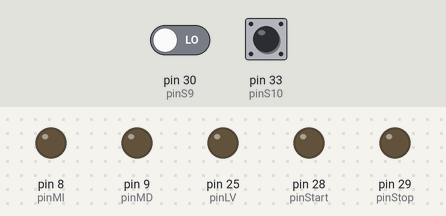
The sketch below on a simulated Arduino Mega 2560, built with avr-gcc and run on an emulated ATmega2560. On the bench: output pins drawn as LEDs (lit = HIGH). Inputs (shaded band) come from the test bench; at power-on: pin 30 (pinS9) LOW, pin 33 (pinS10) LOW.

Above: at 1.2 s.
1.3 s: pin 30 (pinS9) driven HIGH
At 3.5 s:
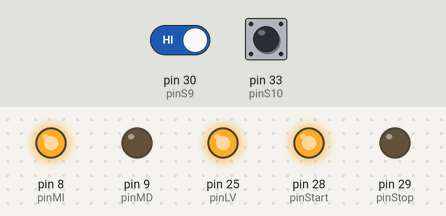
3.8 s: pin 33 (pinS10) pulsed HIGH 5 times (0.12 s each, 0.3 s apart)
At 4.8 s:
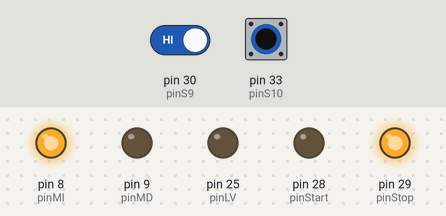
At 5.9 s:
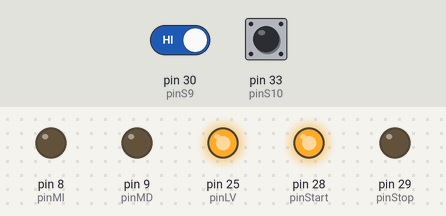
Timing chart, 0 to 7.6 s (numbered marks = the images above; inputs shaded):
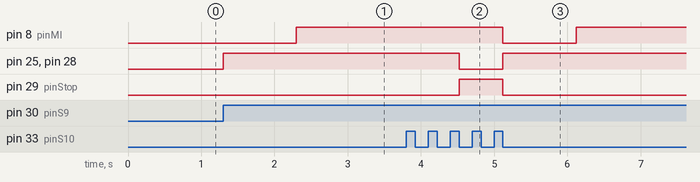

Measured:
- after the input at 1.3 s, pin 8 (pinMI): LOW → HIGH after 1.0 s; pin 25 (pinLV), pin 28 (pinStart): LOW → HIGH at once
- after the input at 3.8 s, pin 8 (pinMI): HIGH → LOW after 1.3 s, → HIGH 1.0 s later; pin 25 (pinLV), pin 28 (pinStart): HIGH → LOW after 0.72 s, → HIGH 0.60 s later; pin 29 (pinStop): LOW → HIGH after 0.72 s, → LOW 0.60 s later

The sketch:

Lavado.ino
```cpp
// Código Arduino
#include "TimerMEF.h"
Timer t = Timer(0);

#define pinMD 9   ////////// PIN PWM
#define pinMI 8   ////////// PIN PWM
#define pinS9 30
#define pinS10 33
#define pinLV 25
#define pinStart 28
#define pinStop 29

int V = 0;      ////////// Variable INT
bool S9 = 0;
bool S10 = 0;
bool MD = 0;
bool MI = 0;
bool LV = 0;
bool stop = 0;
bool start = 0;

int CL = 0;

int controlador_8 = 8;

void controlar(){
	/////////////////////////////// MEF para controlador_2
	switch (controlador_8) {
		case 3:
			MD=0;MI=0;LV=1;
			if (t.get()>=1){controlador_8=5;CL=3;}
			break;
		case 5:
			MD=0;MI=1;LV=1;
			if (S10){controlador_8=7;CL=CL-1;}
			break;
		case 7:
			MD=0;MI=1;LV=1;
			if (!S10*(CL==0)){controlador_8=11;t.set(0);start=0;stop=1;}
			if (!S10*(CL>0)){controlador_8=5;}
			break;
		case 8:
			MD=0;MI=0;LV=0;
			if (S9){controlador_8=3;t.set(0);start=1;stop=0;}
			break;
		case 11:
			MD=0;MI=1;LV=0;
			if (t.get()>=0.6){controlador_8=8;}
			break;
	}
}

void setup(){
	// Definir cuales pines son salidas y cuales son entradas
  Serial.begin(9600);
	pinMode(pinMD, OUTPUT);
  pinMode(pinMI, OUTPUT);
  pinMode(pinS9, INPUT);
  pinMode(pinS10, INPUT);
  pinMode(pinStart, OUTPUT);
  pinMode(pinStop, OUTPUT);
  pinMode(pinLV, OUTPUT);
}

int estado_anterior = 0;
void mostrarEstado(int estado){
  if(estado_anterior != estado){
    Serial.print("Estado: ");
    Serial.println(estado);
    estado_anterior = estado;
  }
}

void loop(){
  mostrarEstado(V);
	medir();
	controlar();
	actuar();
}

void medir(){
	S9 = digitalRead(pinS9);
  S10 = digitalRead(pinS10);
}

void actuar(){
  digitalWrite(pinMI, MI);
  digitalWrite(pinMD, MD);
  digitalWrite(pinLV, LV);
  digitalWrite(28,start);
  digitalWrite(29,stop);
}
```

TimerMEF.cpp
```cpp
#include "Arduino.h"
#include "TimerMEF.h"

Timer::Timer(double time)
{
  unsigned long ms = (long) millis();
  _time = ms - time*1000;
}

double Timer::get()
{
  unsigned long ms = (long) millis();
  return ((double)(ms - _time))/1000;
}

double Timer::set(double time)
{
  unsigned long ms = (long) millis();
  _time = ms - time*1000;
  return ((double)(ms - _time))/1000;
}
```

TimerMEF.h
```cpp
#ifndef TimerMEF_h
#define TimerMEF_h

#include "Arduino.h"

class Timer
{
  public:
    Timer(double time);
    double set(double time);
    double get();
  private:
    unsigned long _time;
};

#endif
```
